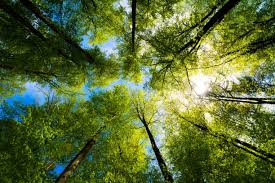
#> input picture download.jpg, 275 x 183 px
$ python resizeimage.py
#> lines starting #> are read from the running program, lines starting #| are printed output that depends on the picture
import cv2
image_path = 'download.jpg'
image = cv2.imread(image_path)
#> image is the input picture: shape (183, 275, 3); mean B, G, R 53.2, 107, 89.4
if image is None:
    print("Error: Could not load image.")
    exit()
new_width = 800
new_height = 600
resized_image = cv2.resize(image, (new_width, new_height), interpolation=cv2.INTER_AREA)
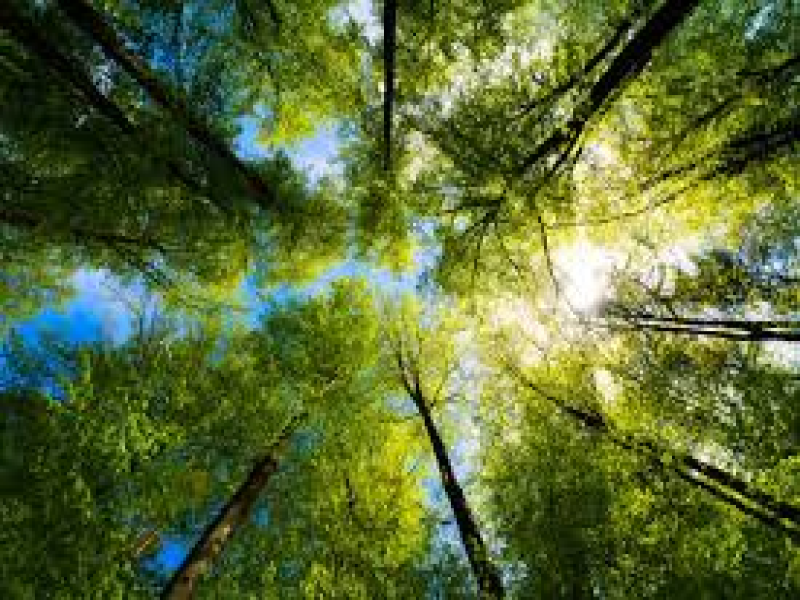
#> resized_image: shape (600, 800, 3); mean B, G, R 53.2, 106.9, 89.3
cv2.imshow('Resized Image', resized_image)
cv2.waitKey(0)
cv2.destroyAllWindows()

$ run again, with OIP (1).webp saved as download.jpg
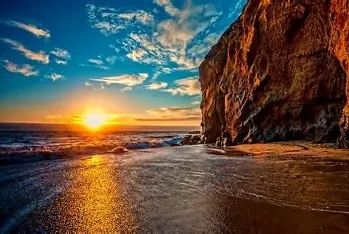
#> input picture OIP (1).webp, 349 x 234 px
#> image is the input picture: shape (234, 349, 3); mean B, G, R 68.2, 79.2, 90.8
#> `resized_image = cv2.resize(image, (new_width, new_height), interpolati..`:
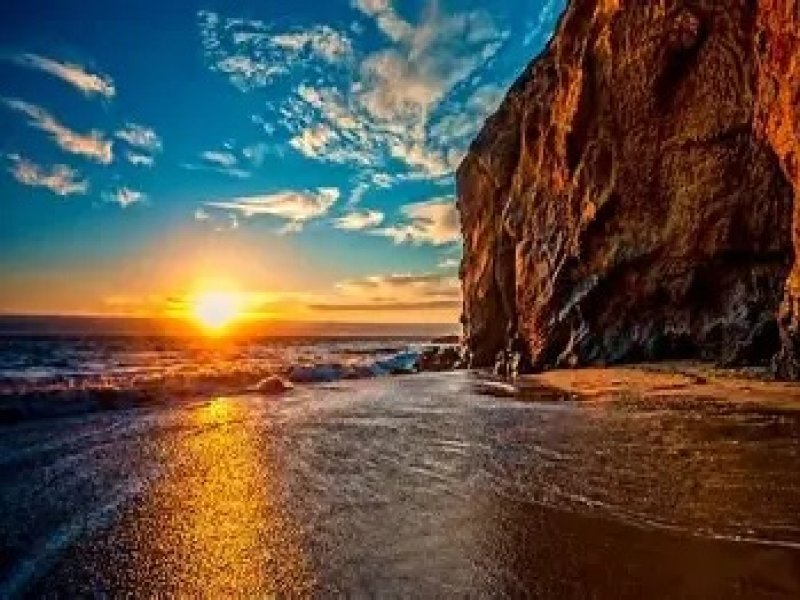
#> resized_image: shape (600, 800, 3); mean B, G, R 68.1, 79.1, 90.8
